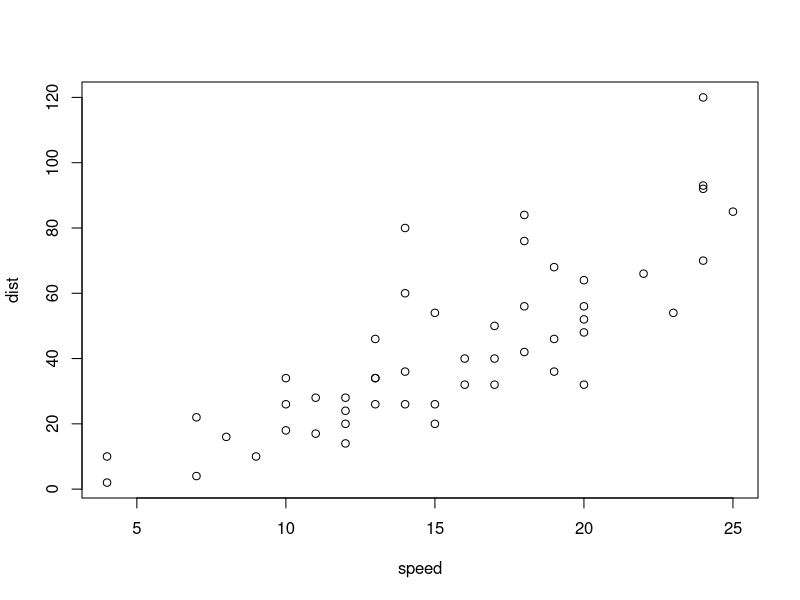
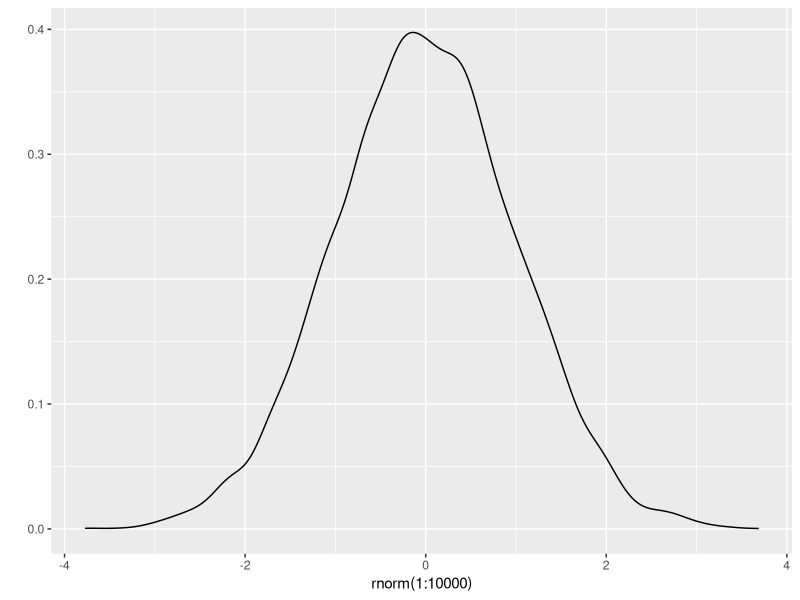

Write the R code that produced these figures, in order.
## ---- chunk 1
summary(cars)
## ---- chunk 2
plot(cars)
## ---- chunk 3
require(ggplot2)
qplot(rnorm(1:10000),geom='density')
